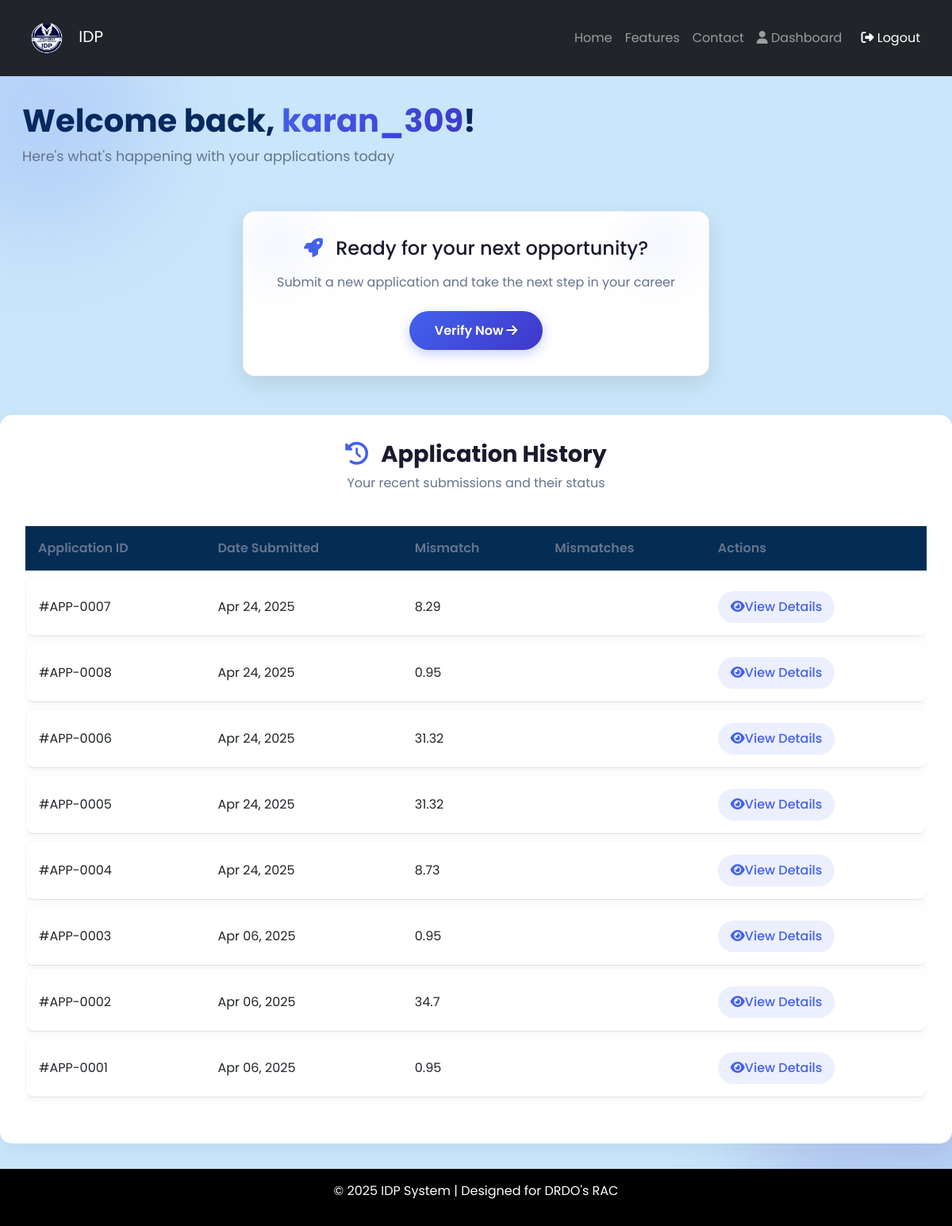
The page /dashboard/ (signed in) on the database its author committed.
### rac_idp/models.py (models this page shows, shortened)
class ApplicationResult(models.Model):
    DOCUMENT_TYPE_CHOICES = [
        ('aadhaar', 'Aadhaar'),
        ('marksheet', 'Marksheet'),
        ('ews', 'EWS Certificate'),
        ('income', 'Income Certificate'),
        ('caste', 'Caste Certificate'),
    ]
    applicant = models.ForeignKey(Applicant, on_delete=models.CASCADE)
    application_date = models.DateTimeField(auto_now_add=True)
    document_type = models.CharField(max_length=50, choices=DOCUMENT_TYPE_CHOICES)
    extracted_data = models.JSONField(null=True, blank=True)
    expected_json = models.JSONField(null=True, blank=True)
    mismatches = models.JSONField(null=True, blank=True)
    mismatch_percentage = models.FloatField(null=True, blank=True)
    mismatch_plot_path = models.CharField(max_length=255, null=True, blank=True)
    timestamp = models.DateTimeField(auto_now_add=True)

### rac_idp/views.py (the view)
# urls.py: path("dashboard/", views.applicant_dashboard, name="applicant_dashboard"),  # Default dashboard for logged-in user
@login_required
def applicant_dashboard(request):
    applicant = get_object_or_404(Applicant, user=request.user)
    has_applied = ApplicationResult.objects.filter(applicant=applicant).exists()
    past_results = ApplicationResult.objects.filter(applicant=applicant).order_by('-timestamp')
    return render(request, "dashboard.html", {
        "has_applied": has_applied,
        "past_results": past_results
    })

### rac_idp/templates/dashboard.html (shortened to what this page needs)
{% extends 'base.html' %}
{% load static %}
{% block content %}
<div class="dashboard-container">
    <div class="dashboard-bg-elements">
        <div class="bg-circle circle-1"></div>
    </div>
    <div class="container-fluid">
        <div class="dashboard-header">
            <div class="welcome-message">
                <h1 class="animate__animated animate__fadeInDown">Welcome back, <span class="text-gradient">{{ user.username }}</span>!</h1>
                <p class="animate__animated animate__fadeIn animate__delay-1s">Here's what's happening with your applications today</p>
            </div>
        </div>
        </div>
        <div class="row justify-content-center mb-5">
            <div class="col-lg-6">
                <div class="action-card animate__animated animate__zoomIn animate__delay-1s">
                    <div class="action-content">
                        <h2><i class="fas fa-rocket"></i> Ready for your next opportunity?</h2>
                        <p>Submit a new application and take the next step in your career</p>
                        <a href="{% url 'submit_application' %}" class="btn btn-glow">
                            Verify Now <i class="fas fa-arrow-right"></i>
                        </a>
                    </div>
                    <div class="action-decoration">
                        <div class="decoration-item"></div>
                        <div class="decoration-item"></div>
                    </div>
                </div>
            </div>
        </div>
        <div class="application-history">
            <div class="section-header animate__animated animate__fadeIn">
                <h2><i class="fas fa-history"></i> Application History</h2>
                <p>Your recent submissions and their status</p>
            </div>
            {% if past_results %}
            <div class="table-responsive animate__animated animate__fadeInUp">
                <table class="table app-table">
                    <thead>
                        <tr>
                            <th>Application ID</th>
                            <th>Date Submitted</th>
                           <th>Mismatch </th>
                            <th>Mismatches</th>
                            <th>Actions</th>
                        </tr>
                    </thead>
                    <tbody>
                        {% for result in past_results %}
                        <tr class="animate__animated animate__fadeIn">
                            <td>#APP-{{ result.id|stringformat:"04d" }}</td>
                            <td>{{ result.application_date|date:"M d, Y" }}</td>
                            <td>{{ result.mismatch_percentage }}</td>
                            <td>
                                <div class="mismatch-indicator">
                                    {% if result.mismatches|length > 0 %}
                                    <span class="badge badge-pill badge-danger">{{ result.mismatches|length }}</span>
                                    {% else %}
                                    <span class="badge badge-pill badge-success">0</span>
                                    {% endif %}
                                </div>
                            </td>
                            <td>
                                <a href="{% url 'view_result' result.id %}" class="btn btn-details">
                                    <i class="fas fa-eye"></i>View Details
                                </a>
                            </td>
                        </tr>
                        {% endfor %}
                    </tbody>
                </table>
            </div>
            {% endif %}
        </div>
    </div>
{% endblock %}

### rac_idp/templates/base.html (shortened to what this page needs)
{% load static %}
<!DOCTYPE html>
<html lang="en">
<head>
    <link rel="stylesheet" href="https://cdn.jsdelivr.net/npm/bootstrap@5.3.0/dist/css/bootstrap.min.css">
    <link rel="stylesheet" href="https://cdnjs.cloudflare.com/ajax/libs/font-awesome/6.4.2/css/all.min.css">
    <link rel="stylesheet" href="{% static 'css/style.css' %}">
    <link rel="stylesheet" href="https://cdnjs.cloudflare.com/ajax/libs/animate.css/4.1.1/animate.min.css">
</head>
<body>
    <nav class="navbar navbar-expand-lg navbar-dark bg-dark px-4">
        <a class="navbar-brand" href="{% url 'landing' %}">
            <img src="{% static 'C:\IDP PRJ 2025\IDP\static\img\logo.png.png' %}" alt="Logo" width="70px"> IDP
        </a>
        <div class="collapse navbar-collapse" id="navbarNav">
            <ul class="navbar-nav ms-auto">
                <li class="nav-item"><a class="nav-link" href="{% url 'landing' %}">Home</a></li>
                <li class="nav-item"><a class="nav-link" href="{% url 'features' %}">Features</a></li>
                <li class="nav-item"><a class="nav-link" href="{% url 'contact' %}">Contact</a></li>
                {% if user.is_authenticated %}
                    <li class="nav-item">
                        <a class="nav-link" href="{% url 'applicant_dashboard'  %}">
                            <i class="fa fa-user"></i> Dashboard
                        </a>
                    </li>
                    <li class="nav-item">
                        <a class="nav-link btn btn-danger text-white mx-2" href="{% url 'logout' %}">
                            <i class="fa fa-sign-out-alt"></i> Logout
                        </a>
                    </li>
                {% endif %}
            </ul>
        </div>
    </nav>
    <main>
        {% block content %}
        {% endblock %}
    </main>
    <footer class="footer text-center text-white py-3">
        <p>© 2025 IDP System | Designed for DRDO's RAC</p>
    </footer>
</body>
</html>

### rac_idp/static/style.css (style rules this page uses)
body { background-color: #121212; color: white; font-family: 'Poppins', sans-serif; }
.footer { background: #000; padding: 10px 0; }

### rac_idp/templates/dashboard.html (style rules this page uses)
:root { --primary: #4361ee; --primary-light: #4895ef; --primary-dark: #3a0ca3; --secondary: #3f37c9; --success: #4cc9f0; --danger: #f72585; --warning: #f8961e; --info: #43aa8b; --dark: #1a1a2e; --light: #f8f9fa; }
body { font-family: 'Poppins', sans-serif; background-color:rgb(202, 230, 250); color:rgb(7, 41, 95); overflow-x: hidden; }
.dashboard-container { position: relative; min-height: 100vh; padding: 2rem 0; overflow: hidden; }
.dashboard-bg-elements { position: absolute; width: 100%; height: 100%; top: 0; left: 0; z-index: -1; overflow: hidden; }
.bg-circle { position: absolute; border-radius: 50%; filter: blur(60px); opacity: 0.15; }
.circle-1 { width: 300px; height: 300px; background: var(--primary); top: -100px; left: -100px; animation: float 15s infinite ease-in-out; }
.dashboard-header { display: flex; justify-content: space-between; align-items: center; margin-bottom: 2.5rem; padding: 0 1rem; }
.welcome-message h1 { font-size: 2.5rem; font-weight: 700; margin-bottom: 0.5rem; }
.text-gradient { background: linear-gradient(135deg, var(--primary), var(--secondary)); -webkit-background-clip: text; background-clip: text; color: transparent; }
.welcome-message p { font-size: 1.1rem; color: #64748b; }
.action-card { background: white; border-radius: 15px; padding: 2rem; text-align: center; position: relative; overflow: hidden; box-shadow: 0 10px 30px rgba(0, 0, 0, 0.1); border: 1px solid rgba(0, 0, 0, 0.05); }
.action-content h2 { font-size: 1.5rem; margin-bottom: 1rem; color: var(--dark); }
.action-content h2 i { color: var(--primary); margin-right: 10px; }
.action-content p { color: #64748b; margin-bottom: 1.5rem; }
.btn-glow { background: linear-gradient(135deg, var(--primary), var(--secondary)); color: white; border: none; padding: 0.8rem 2rem; border-radius: 50px; font-weight: 600; position: relative; overflow: hidden; transition: all 0.3s ease; box-shadow: 0 5px 15px rgba(67, 97, 238, 0.3); }
.btn-glow::before { content: ''; position: absolute; top: 0; left: -100%; width: 100%; height: 100%; background: linear-gradient(90deg, transparent, rgba(255,255,255,0.2), transparent); transition: 0.5s; }
.action-decoration { position: absolute; top: 0; left: 0; width: 100%; height: 100%; display: flex; justify-content: space-between; pointer-events: none; }
.decoration-item { width: 100px; height: 100px; background: linear-gradient(135deg, rgba(67, 97, 238, 0.1), transparent); border-radius: 50%; filter: blur(30px); animation: decorationPulse 8s infinite ease-in-out; }
.decoration-item:nth-child(2) { animation-delay: 2s; }
.application-history { background: white; border-radius: 15px; padding: 2rem; box-shadow: 0 10px 30px rgba(0, 0, 0, 0.05); margin-top: 2rem; }
.section-header { margin-bottom: 2rem; text-align: center; }
.section-header h2 { font-size: 1.8rem; font-weight: 700; color: var(--dark); margin-bottom: 0.5rem; }
.section-header h2 i { color: var(--primary); margin-right: 10px; }
.section-header p { color: #64748b; }
.app-table { width: 100%; border-collapse: separate; border-spacing: 0 10px; }
.app-table thead th { background:rgb(4, 44, 84); color: #64748b; font-weight: 600; padding: 1rem; border: none; }
.app-table tbody tr { background: white; transition: all 0.3s ease; box-shadow: 0 2px 10px rgba(0, 0, 0, 0.05); }
.app-table td { padding: 1rem; vertical-align: middle; border-top: 1px solidrgb(81, 148, 216); border-bottom: 1px solidrgb(56, 147, 237); }
.app-table td:first-child { border-left: 1px solid #f1f5f9; border-radius: 10px 0 0 10px; }
.app-table td:last-child { border-right: 1px solidrgb(3, 26, 48); border-radius: 0 10px 10px 0; }
.btn-details { background: rgba(67, 97, 238, 0.1); color: var(--primary); border: none; padding: 0.5rem 1rem; border-radius: 50px; font-weight: 500; transition: all 0.3s ease; }

### rows shown on the page
ApplicationResult: id "0007", application_date "Apr 24, 2025", mismatch_percentage "8.29"
ApplicationResult: id "0008", application_date "Apr 24, 2025", mismatch_percentage "0.95"
ApplicationResult: id "0006", application_date "Apr 24, 2025", mismatch_percentage "31.32"
ApplicationResult: id "0005", application_date "Apr 24, 2025", mismatch_percentage "31.32"
ApplicationResult: id "0004", application_date "Apr 24, 2025", mismatch_percentage "8.73"
ApplicationResult: id "0003", application_date "Apr 06, 2025", mismatch_percentage "0.95"
ApplicationResult: id "0002", application_date "Apr 06, 2025", mismatch_percentage "34.7"
ApplicationResult: id "0001", application_date "Apr 06, 2025", mismatch_percentage "0.95"
